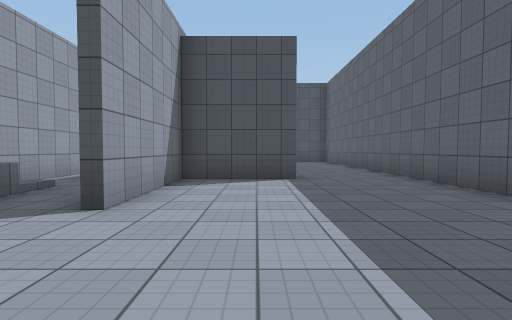
view 1 (above)

16 first-person views from a walk through a scene from a Unity 3-D project. The camera is 1.2 m above the floor, tilts 2° down and sees 80° across. The floor is counted in squares, 2 m on a side. Each view is taken from the middle of a square. On the plan, view 1 faces up. The plan holds only what a view shows up to about 9 squares ahead; the rest is blank. The player character is not drawn. Surface patterns are stand-ins for the level's own textures.

view 2
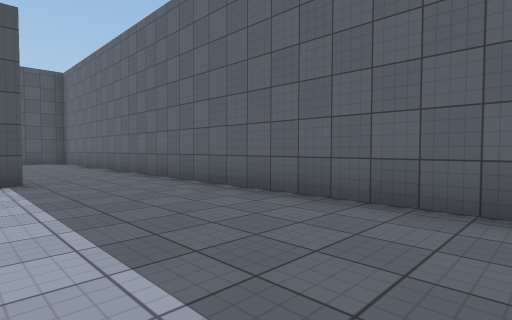

view 3
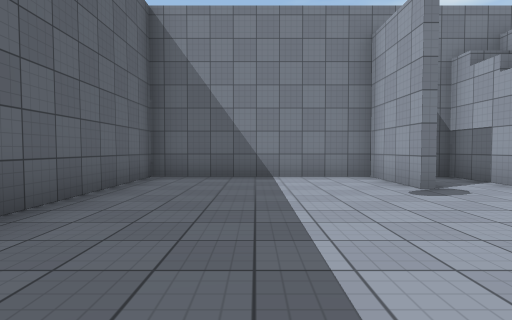

view 4
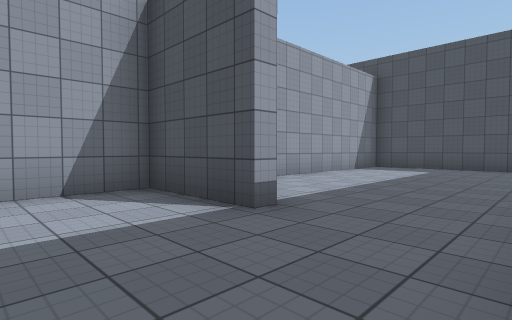

view 5
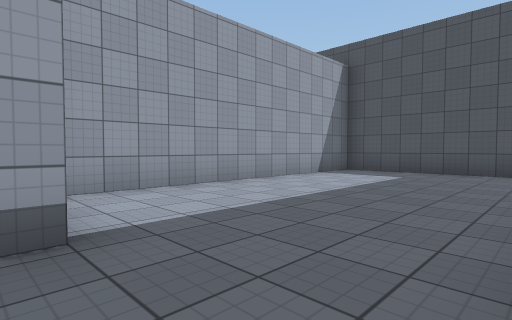

view 6
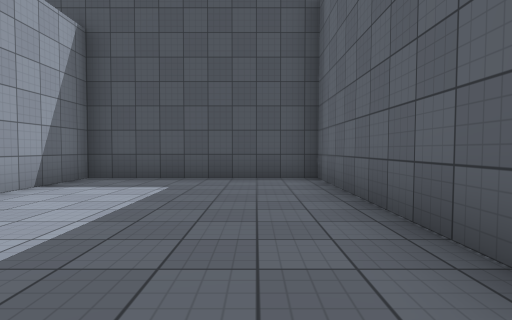

view 7
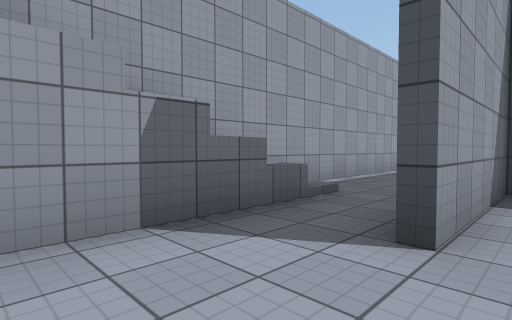

view 8
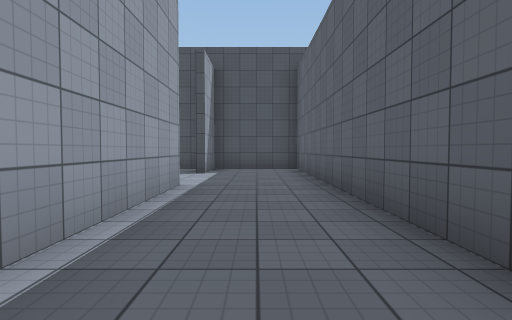

view 9
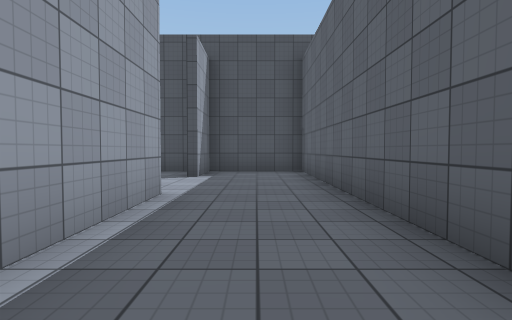

view 10
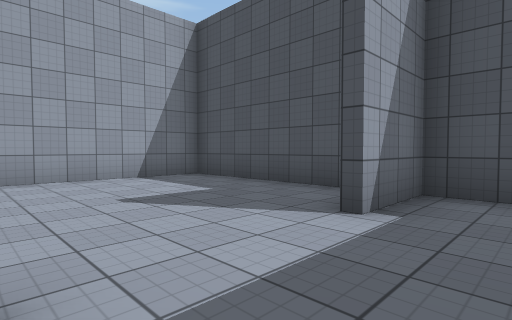

view 11
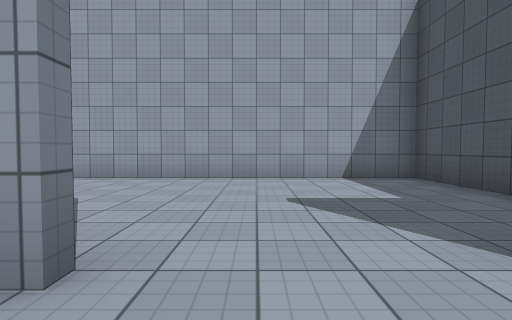

view 12
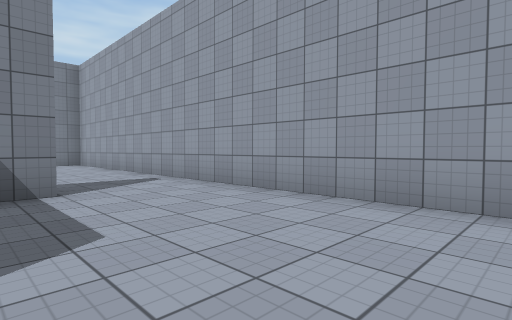

view 13
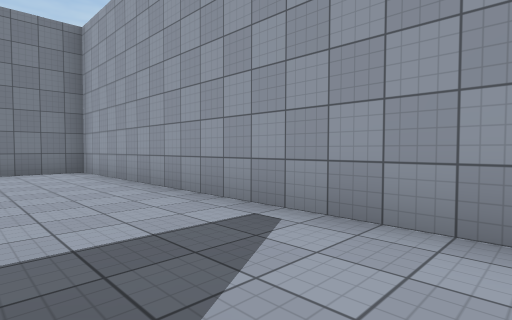

view 14
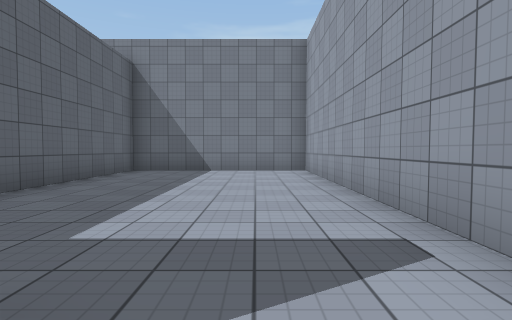

view 15
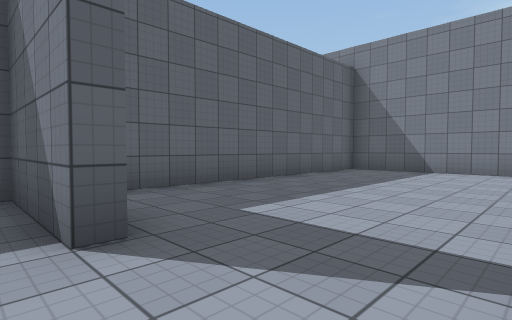

view 16
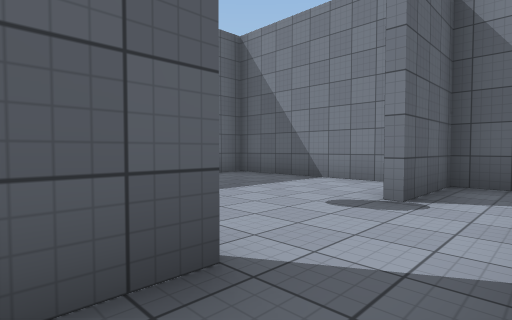

### Floor plan
Points are (right, up) in squares from view 1. A wall is a line through its corners. A room is listed if a view was taken in it or the views show most of it. See-through windows are left out.
Room 1 (views 1, 2, 3, 4, 5, 6, 7, 16)
walls: (0.8, 6.6) (0.8, 6.2) (-1.5, 6.2) (-1.5, 3); (-1.7, 3) (-1.7, 4); (-3.2, 3.5) (-3.2, -1.7) (3.3, -1.7) (3.3, 14.3) (-1.5, 14.3) (-1.5, 7); (-4.3, 4.4) (-4.3, 3.4); (-1.5, 0.4) (-1.5, -1.8); (-1.7, -1.8) (-1.7, 0.4)
ways out: opening at (-3, 5) to room 2
Room 2 (views 8, 9, 10, 11)
walls: (-4.3, 10.1) (-4.3, 4.4); (-1.7, 6.2) (-1.7, 14.3) (-4.3, 14.3) (-4.3, 12.6)
ways out: opening at (-3, 5) to room 1; opening at (-5, 11.5) to room 3
Room 3 (views 12, 13, 14, 15)
walls: (-6.9, 6.1) (-6.9, 6.5) (-4.5, 6.5); (-4.9, 14.3) (-9.4, 14.3) (-9.4, -1.7) (-4.5, -1.7) (-4.5, 5.2)
ways out: opening at (-5, 11.5) to room 2

Where each view was taken, in squares from view 1:
view 1: 0 up, 0 right, facing up
view 2: 0 up, 0 right, facing up-right
view 3: 5 up, 1 right, facing down
view 4: 4 up, 3 right, facing up-left
view 5: 6 up, 3 right, facing up-left
view 6: 8 up, 2 right, facing up
view 7: 1 up, 1 left, facing up-left
view 8: 5 up, 3 left, facing up
view 9: 6 up, 3 left, facing up
view 10: 10 up, 3 left, facing up-left
view 11: 11 up, 3 left, facing left
view 12: 11 up, 6 left, facing down-left
view 13: 7 up, 7 left, facing down-left
view 14: 7 up, 8 left, facing down
view 15: 7 up, 9 left, facing down-right
view 16: 4 up, 3 left, facing down-right
